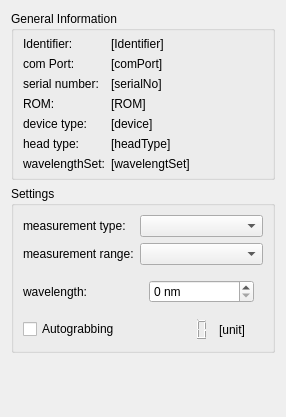
<?xml version="1.0" encoding="UTF-8"?>
<ui version="4.0">
 <class>dockWidgetOphirPowermeter</class>
 <widget class="QWidget" name="dockWidgetOphirPowermeter">
  <property name="geometry">
   <rect>
    <x>0</x>
    <y>0</y>
    <width>286</width>
    <height>417</height>
   </rect>
  </property>
  <property name="windowTitle">
   <string>Form</string>
  </property>
  <layout class="QGridLayout" name="gridLayout">
   <item row="0" column="0" colspan="2">
    <widget class="QGroupBox" name="groupInfo">
     <property name="sizePolicy">
      <sizepolicy hsizetype="Preferred" vsizetype="Minimum">
       <horstretch>0</horstretch>
       <verstretch>0</verstretch>
      </sizepolicy>
     </property>
     <property name="title">
      <string>General Information</string>
     </property>
     <layout class="QGridLayout" name="gridLayout_2">
      <property name="topMargin">
       <number>6</number>
      </property>
      <property name="bottomMargin">
       <number>6</number>
      </property>
      <item row="0" column="0">
       <widget class="QLabel" name="lbl1">
        <property name="sizePolicy">
         <sizepolicy hsizetype="Maximum" vsizetype="Preferred">
          <horstretch>0</horstretch>
          <verstretch>0</verstretch>
         </sizepolicy>
        </property>
        <property name="text">
         <string>Identifier:</string>
        </property>
       </widget>
      </item>
      <item row="4" column="0">
       <widget class="QLabel" name="label_8">
        <property name="text">
         <string>device type:</string>
        </property>
       </widget>
      </item>
      <item row="1" column="0">
       <widget class="QLabel" name="label_6">
        <property name="text">
         <string>com Port:</string>
        </property>
       </widget>
      </item>
      <item row="4" column="1">
       <widget class="QLabel" name="lblDeviceType">
        <property name="text">
         <string>[device]</string>
        </property>
       </widget>
      </item>
      <item row="3" column="0">
       <widget class="QLabel" name="label_9">
        <property name="text">
         <string>ROM:</string>
        </property>
       </widget>
      </item>
      <item row="0" column="1" colspan="2">
       <widget class="QLabel" name="lblIdentifier">
        <property name="text">
         <string>[Identifier]</string>
        </property>
       </widget>
      </item>
      <item row="1" column="1">
       <widget class="QLabel" name="lblComPort">
        <property name="text">
         <string>[comPort]</string>
        </property>
       </widget>
      </item>
      <item row="3" column="1">
       <widget class="QLabel" name="lblROM">
        <property name="text">
         <string>[ROM]</string>
        </property>
       </widget>
      </item>
      <item row="2" column="0">
       <widget class="QLabel" name="label_7">
        <property name="text">
         <string>serial number:</string>
        </property>
       </widget>
      </item>
      <item row="5" column="1">
       <widget class="QLabel" name="lblHead">
        <property name="text">
         <string>[headType]</string>
        </property>
       </widget>
      </item>
      <item row="2" column="1">
       <widget class="QLabel" name="lblSerialNo">
        <property name="text">
         <string>[serialNo]</string>
        </property>
       </widget>
      </item>
      <item row="5" column="0">
       <widget class="QLabel" name="label_10">
        <property name="text">
         <string>head type:</string>
        </property>
       </widget>
      </item>
      <item row="6" column="0">
       <widget class="QLabel" name="label_3">
        <property name="text">
         <string>wavelengthSet:</string>
        </property>
       </widget>
      </item>
      <item row="6" column="1">
       <widget class="QLabel" name="lblWavelengthSet">
        <property name="text">
         <string>[wavelengtSet]</string>
        </property>
       </widget>
      </item>
     </layout>
    </widget>
   </item>
   <item row="1" column="0" colspan="2">
    <widget class="QGroupBox" name="groupBoxSettings">
     <property name="title">
      <string>Settings</string>
     </property>
     <layout class="QGridLayout" name="gridLayout_4">
      <item row="1" column="1">
       <widget class="QComboBox" name="comboBoxRange"/>
      </item>
      <item row="2" column="1">
       <widget class="QStackedWidget" name="stackedWidgetWavelengthSet">
        <widget class="QWidget" name="page">
         <layout class="QGridLayout" name="gridLayout_3">
          <item row="0" column="0">
           <widget class="QDoubleSpinBox" name="doubleSpinWavelength">
            <property name="keyboardTracking">
             <bool>false</bool>
            </property>
            <property name="suffix">
             <string> nm</string>
            </property>
            <property name="decimals">
             <number>0</number>
            </property>
            <property name="maximum">
             <double>10000.000000000000000</double>
            </property>
           </widget>
          </item>
         </layout>
        </widget>
        <widget class="QWidget" name="page_2">
         <layout class="QGridLayout" name="gridLayout_5">
          <item row="0" column="0">
           <widget class="QComboBox" name="comboBoxWavelength"/>
          </item>
         </layout>
        </widget>
       </widget>
      </item>
      <item row="0" column="0">
       <widget class="QLabel" name="label_2">
        <property name="text">
         <string>measurement type:</string>
        </property>
       </widget>
      </item>
      <item row="2" column="0">
       <widget class="QLabel" name="label">
        <property name="text">
         <string>wavelength:</string>
        </property>
       </widget>
      </item>
      <item row="1" column="0">
       <widget class="QLabel" name="label_4">
        <property name="text">
         <string>measurement range:</string>
        </property>
       </widget>
      </item>
      <item row="0" column="1">
       <widget class="QComboBox" name="comboBoxMeasurementType"/>
      </item>
      <item row="3" column="1">
       <layout class="QHBoxLayout" name="horizontalLayout">
        <property name="topMargin">
         <number>0</number>
        </property>
        <item>
         <widget class="QLCDNumber" name="lcdNumber">
          <property name="lineWidth">
           <number>0</number>
          </property>
          <property name="smallDecimalPoint">
           <bool>false</bool>
          </property>
          <property name="digitCount">
           <number>6</number>
          </property>
          <property name="segmentStyle">
           <enum>QLCDNumber::Filled</enum>
          </property>
          <property name="value" stdset="0">
           <double>0.000000000000000</double>
          </property>
          <property name="intValue" stdset="0">
           <number>0</number>
          </property>
         </widget>
        </item>
        <item>
         <widget class="QLabel" name="lblUnit">
          <property name="text">
           <string>[unit]</string>
          </property>
         </widget>
        </item>
       </layout>
      </item>
      <item row="3" column="0">
       <widget class="QCheckBox" name="checkAutograbbing">
        <property name="text">
         <string>Autograbbing</string>
        </property>
       </widget>
      </item>
     </layout>
    </widget>
   </item>
   <item row="2" column="1">
    <widget class="QLabel" name="labelVal">
     <property name="font">
      <font>
       <pointsize>20</pointsize>
      </font>
     </property>
     <property name="lineWidth">
      <number>1</number>
     </property>
     <property name="text">
      <string/>
     </property>
     <property name="textFormat">
      <enum>Qt::RichText</enum>
     </property>
    </widget>
   </item>
   <item row="3" column="0">
    <spacer name="verticalSpacer">
     <property name="orientation">
      <enum>Qt::Vertical</enum>
     </property>
     <property name="sizeHint" stdset="0">
      <size>
       <width>20</width>
       <height>40</height>
      </size>
     </property>
    </spacer>
   </item>
  </layout>
 </widget>
 <resources/>
 <connections/>
</ui>
